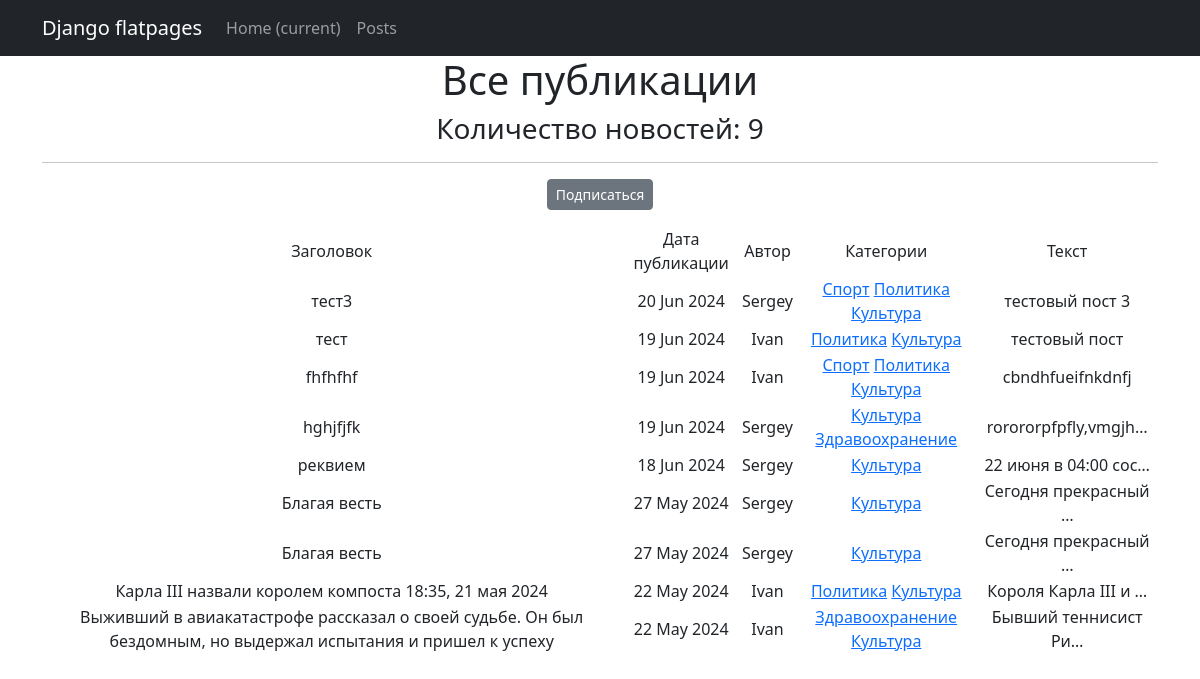
The page /posts/categories/3 on the database as committed earlier.
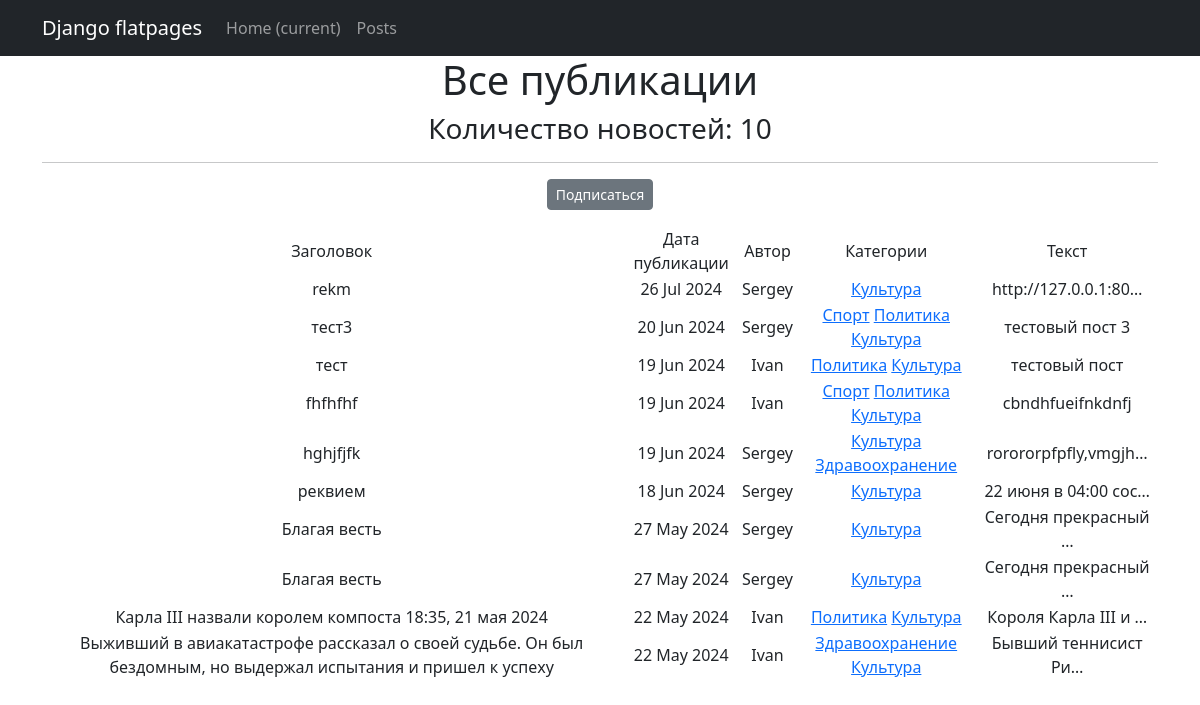
The same page on the database as committed later.
### news_project/models.py (models this page shows, shortened)
class Post(models.Model):
    NEWS = 'NE'
    ARTICLE = 'AR'
    CHOICE_TYPE = [
        (NEWS, 'Новость'),
        (ARTICLE, 'Статья'),
    ]
    postType = models.CharField(max_length=2, choices=CHOICE_TYPE, default='ARTICLE')
    postAuthor = models.ForeignKey(Author, on_delete=models.CASCADE)
    postCategory = models.ManyToManyField(Category, through='PostCategory')
    autoDate = models.DateTimeField(auto_now_add=True)
    title = models.CharField(max_length=128)
    postText = models.TextField()
    postRating = models.SmallIntegerField(default=0)

class Author(models.Model):
    authorUser = models.OneToOneField(User, on_delete=models.CASCADE)
    ratingAuthor = models.SmallIntegerField(default=0)
    def __str__(self):
        return self.authorUser.username

class Category(models.Model):
    SPORT = 'SP'
    POLICY = 'PO'
    CULTURE = 'CU'
    EDUCATION = 'ED'
    HEALTHCARE = 'HE'
    CRIMINAL = 'CR'
    ECONOMY = 'EC'
    OTHER = 'OT'
    CATEGORY_TOPIC = [
        (SPORT, 'Спорт'),
        (POLICY, 'Политика'),
        (CULTURE, 'Культура'),
        (EDUCATION, 'Образование'),
        (HEALTHCARE, 'Здравоохранение'),
        (CRIMINAL, 'Криминал'),
        (ECONOMY, 'Экономика'),
        (OTHER, 'Другие')
    ]
    categoryName = models.CharField(max_length=2, choices=CATEGORY_TOPIC, default='OTHER', unique=True)
    subscribers = models.ManyToManyField(User, related_name='categories')
    def __str__(self):
        return self.get_categoryName_display()

### news_project/views.py (the view)
# urls.py: path('categories/<int:pk>', CategoryListView.as_view(), name='category_list'),
class CategoryListView(ListView):
    model = Post
    template_name = 'category_list.html'
    context_object_name = 'category_posts_list'
    def get_queryset(self):
        self.category = get_object_or_404(Category, id=self.kwargs['pk'])
        queryset = Post.objects.filter(postCategory=self.category).order_by('-autoDate')
        return queryset
    def get_context_data(self, **kwargs):
        context = super().get_context_data(**kwargs)
        context['is_not_subscriber'] = self.request.user not in self.category.subscribers.all()
        context['category'] = self.category
        return context

### news_project/templatetags/custom_filters.py (called while the page is built)
@register.filter()
def censor(text):
    if type(text) is not str:
        raise TypeError('Переменная может иметь только строковый тип')
    else:
        new_text = text.split()
        censored_text = []
        for word in new_text:
            nw = word.lower()
            if nw.translate(str.maketrans('', '', string.punctuation)) in CENSORED_WORDS:
                new_word = word[0] + '*' * (len(word[1:]))
                censored_text.append(new_word)
            else:
                censored_text.append(word)
    return ' '.join(censored_text)

### templates/category_list.html (shortened to what this page needs)
{% extends 'flatpages/default.html' %}
{% block content %}
    <h1>Все публикации</h1>
    <h3>Количество новостей: {{ category_posts_list|length }}</h3>
    <hr>
    {% if is_not_subscriber %}
        <p class="text-center"><a href="{% url 'subscribe' category.id %}" class="btn btn-secondary btn-sm">Подписаться</a> </p>
    {% endif %}
{% load cache %}
    {% cache 60 table %}
    {% if category_posts_list %}
        <table>
            <tr>
                <td>Заголовок</td>
                <td>Дата публикации</td>
                <td>Автор</td>
                <td>Категории</td>
                <td>Текст</td>
            </tr>
            {% for post in category_posts_list %}
            <tr>
                <td>{{ post.title|censor }}</td>
                <td>{{ post.autoDate|date:'d M Y' }}</td>
                <td>{{ post.postAuthor }}</td>
                <td>
                {% for category in post.postCategory.all %}
                    <a href="{% url 'category_list' category.id %}">{{ category }}</a>
                {% endfor %}
                </td>
                <td>{{ post.postText|truncatechars:20|censor }}</td>
                <td>
                </td>
            </tr>
            {% endfor %}
        </table>
    {% else %}
        <h2>Публикаций нет!</h2>
    {% endif %}
    {% endcache %}
{% endblock content %}

Rows that differ between the two databases and show on the page:
added Post: title|censor "rekm", autoDate "26 Jul 2024", postAuthor "Sergey", postText|censor "http://127.0.0.1:80…", Category (categoryName "Культура")
Other text that changed with them:
{{ category_posts_list|length }}: "9" → "10"
